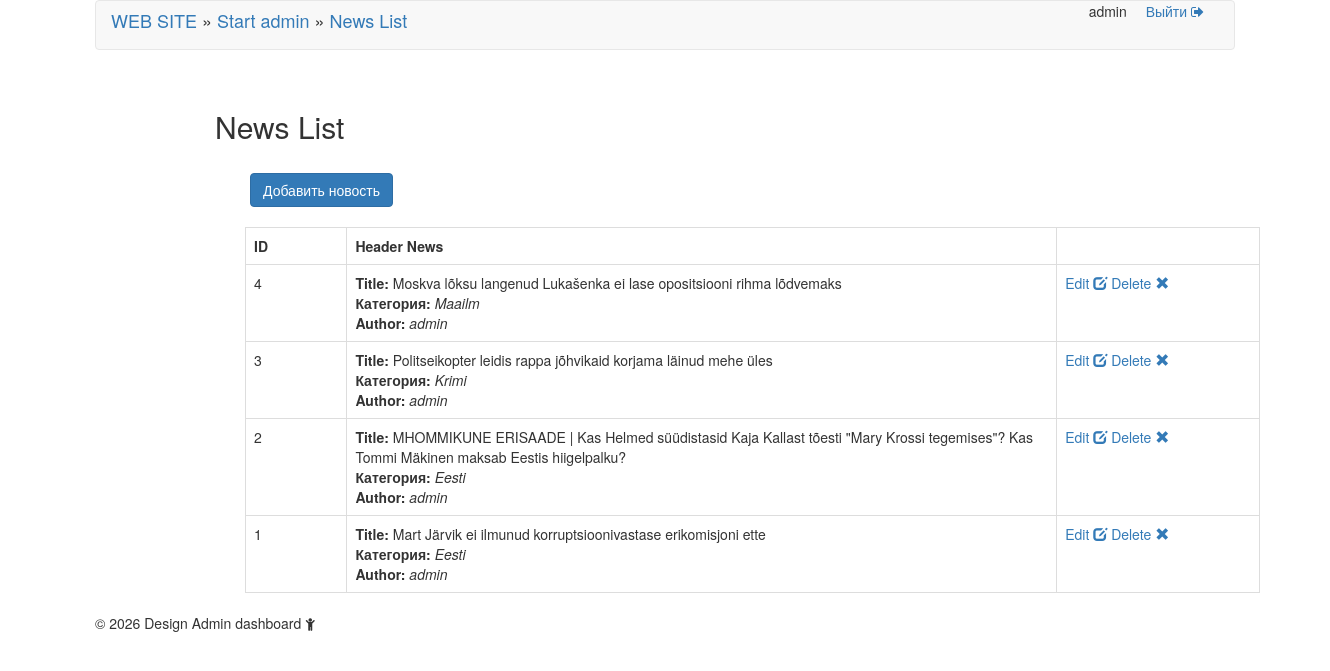
Page /admin/newsAdmin (signed in) on the committed database.
### tables this page shows
CREATE TABLE `news` (
  `id`          INT          NOT NULL AUTO_INCREMENT,
  `title`       VARCHAR(255) NOT NULL,
  `text`        TEXT         NOT NULL,
  `picture`     MEDIUMBLOB   NOT NULL,
  `category_id` INT          NOT NULL,
  `user_id`     INT          NOT NULL,
  `created_at`  DATETIME     NOT NULL DEFAULT CURRENT_TIMESTAMP,
  PRIMARY KEY (`id`),
  KEY `category_id` (`category_id`),
  KEY `user_id` (`user_id`),
  CONSTRAINT `news_ibfk_1` FOREIGN KEY (`category_id`) REFERENCES `category` (`id`)
    ON DELETE RESTRICT ON UPDATE RESTRICT,
  CONSTRAINT `news_ibfk_2` FOREIGN KEY (`user_id`) REFERENCES `users` (`id`)
    ON DELETE RESTRICT ON UPDATE RESTRICT
);

CREATE TABLE `category` (
  `id`   INT          NOT NULL AUTO_INCREMENT,
  `name` VARCHAR(50)  NOT NULL,
  PRIMARY KEY (`id`)
);

CREATE TABLE `users` (
  `id`                INT          NOT NULL AUTO_INCREMENT,
  `username`          VARCHAR(100) NOT NULL,
  `job`               VARCHAR(100) NULL,
  `email`             VARCHAR(50)  NOT NULL,
  `login`             VARCHAR(20)  NULL,
  `password`          VARCHAR(255) NOT NULL,
  `status`            VARCHAR(20)  NOT NULL DEFAULT 'user',
  `registration_date` DATE         NOT NULL,
  PRIMARY KEY (`id`),
  UNIQUE KEY `email` (`email`)
);

### admin/controllerAdmin/controllerAdmin.php (called while the page is built, shortened)
<?php
class controllerAdmin {
    public static function render(string $view, array $data = []): void {
        extract($data);
        include __DIR__ . '/../viewAdmin/' . $view . '.php';
        $content = ob_get_clean();
        include __DIR__ . '/../viewAdmin/templates/layout.php';
    }
}

### admin/controllerAdmin/controllerAdminNews.php (called while the page is built, shortened)
<?php
class controllerAdminNews {
    public static function NewsList(): void {
        controllerAdmin::render('newsList', ['arr' => modelAdminNews::getNewsList()]);
    }
}

### admin/index.php (called while the page is built, shortened)
<?php
require_once __DIR__ . '/../inc/Database.php';
require_once __DIR__ . '/controllerAdmin/controllerAdmin.php';
require_once __DIR__ . '/controllerAdmin/controllerAdminNews.php';
require_once __DIR__ . '/routeAdmin/routingAdmin.php';

### inc/Database.php (called while the page is built, shortened)
<?php
class Database {
    private ?PDO $conn = null;
    private string $host     = 'db';
    private string $user     = 'root';
    private string $password = 'root';
    private string $baseName = 'NewsPortal';
    public function connect(): PDO {
        if (!$this->conn) {
            try {
                $this->conn = new PDO(
                    'mysql:host=' . $this->host . ';dbname=' . $this->baseName . ';charset=utf8mb4',
                    $this->user,
                    $this->password,
                    [
                        PDO::ATTR_ERRMODE            => PDO::ERRMODE_EXCEPTION,
                        PDO::ATTR_DEFAULT_FETCH_MODE => PDO::FETCH_ASSOC,
                        PDO::ATTR_EMULATE_PREPARES   => false,
                    ]
                );
            } catch (PDOException $e) {
                die('Connection failed ' . $e->getMessage());
            }
        }
        return $this->conn;
    }
    private function run(string $query, array $params): PDOStatement {
        $stmt = $this->conn->prepare($query);
        $stmt->execute();
        return $stmt;
    }
    public function getAll(string $query, array $params = []): array {
        return $this->run($query, $params)->fetchAll();
    }
}

### admin/modelAdmin/modelAdminNews.php (called while the page is built, shortened)
<?php
class modelAdminNews {
    public static function getNewsList(): array {
        $db = new Database();
        return $db->getAll(
            'SELECT n.id, n.title, c.name, u.username
             FROM news n
             JOIN category c ON n.category_id = c.id
             JOIN users u    ON n.user_id = u.id
             ORDER BY n.created_at DESC, n.id DESC'
        );
    }
}

### admin/viewAdmin/newsList.php (the view)
<h2>News List</h2>
<div class="container" style="min-height:400px;">
    <div style="margin:20px;">
        <a class="btn btn-primary" href="newsAdd" role="button">Добавить новость</a>
    </div>
    <div class="col-md-11">
        <table class="table table-bordered table-responsive">
            <tr>
                <th width="10%">ID</th>
                <th width="70%">Header News</th>
                <th width="20%"></th>
            </tr>
            <?php foreach ($arr as $row): ?>
            <tr>
                <td><?= (int)$row['id'] ?></td>
                <td>
                    <b>Title:</b> <?= htmlspecialchars($row['title']) ?><br>
                    <b>Категория:</b> <i><?= htmlspecialchars($row['name']) ?></i><br>
                    <b>Author:</b> <i><?= htmlspecialchars($row['username']) ?></i>
                </td>
                <td>
                    <a href="newsEdit?id=<?= (int)$row['id'] ?>">Edit <span class="glyphicon glyphicon-edit" aria-hidden="true"></span></a>
                    <a href="newsDel?id=<?= (int)$row['id'] ?>">Delete <span class="glyphicon glyphicon-remove" aria-hidden="true"></span></a>
                </td>
            </tr>
            <?php endforeach; ?>
        </table>
    </div>
</div>

### admin/routeAdmin/routingAdmin.php
<?php
$uri  = parse_url($_SERVER['REQUEST_URI'], PHP_URL_PATH);
$path = substr($uri, strrpos($uri, '/') + 1);
if ($path === '' || $path === 'index' || $path === 'index.php') {
    controllerAdmin::formLoginSite();
}
elseif ($path === 'login') {
    controllerAdmin::loginAction();
}
elseif ($path === 'logout') {
    controllerAdmin::logoutAction();
}
elseif ($path === 'newsAdmin') {
    controllerAdminNews::NewsList();
}
elseif ($path === 'newsAdd') {
    controllerAdminNews::newsAddForm();
}
elseif ($path === 'newsAddResult') {
    controllerAdminNews::newsAddResult();
}
elseif ($path === 'newsEdit' && isset($_GET['id'])) {
    controllerAdminNews::newsEditForm((int)$_GET['id']);
}
elseif ($path === 'newsEditResult' && isset($_GET['id'])) {
    controllerAdminNews::newsEditResult((int)$_GET['id']);
}
elseif ($path === 'newsDel' && isset($_GET['id'])) {
    controllerAdminNews::newsDeleteForm((int)$_GET['id']);
}
elseif ($path === 'newsDelResult' && isset($_GET['id'])) {
    controllerAdminNews::newsDeleteResult((int)$_GET['id']);
}
else {
    controllerAdmin::error404();
}

### admin/viewAdmin/templates/layout.php (shortened to what this page needs)
<!DOCTYPE html>
<html>
<head>
    <link href="public/css/bootstrap.css" rel="stylesheet">
    <link href="public/css/mystyle.css" rel="stylesheet">
    <link href="public/css/font-awesome.min.css" rel="stylesheet">
</head>
<body>
<div class="container">
    <?php if (isset($_SESSION['userId'])): ?>
    <div class="header clearfix">
        <nav class="navbar navbar-default">
            <div class="container-fluid">
                <ul class="nav nav-pills pull-right">
                    <li role="button"><?= htmlspecialchars($_SESSION['name']) ?>
                        <a href="logout" style="display: inline;">Выйти <i class="fa fa-sign-out"></i></a>
                    </li>
                </ul>
                <?php if (($_SESSION['status'] ?? '') === 'admin'): ?>
                    <h4>
                        <a href="../" target="_blank">WEB SITE</a>
                        &#187; <a href="./">Start admin</a>
                        &#187; <a href="newsAdmin">News List</a>
                    </h4>
                <?php else: ?>
                    <h4>У вас нет прав!</h4>
                <?php endif; ?>
            </div>
        </nav>
    </div>
    <?php endif; ?>
    <div id="content" style="padding-top:20px;">
        <?= $content ?? '' ?>
    </div>
    <footer class="footer">
        <p>&copy; <?= date('Y') ?> Design Admin dashboard <i class="fa fa-child"></i></p>
    </footer>
</div>
</body>
</html>

### admin/public/css/mystyle.css (style rules this page uses)
#content { margin:0 auto; width:900px; }
ul { list-style:none; }

### rows in the picture
news: id "4", title "Moskva lõksu langenud Lukašenka ei lase opositsiooni rihma lõdvemaks", category.name "Maailm", user.username "admin"
news: id "3", title "Politseikopter leidis rappa jõhvikaid korjama läinud mehe üles", category.name "Krimi", user.username "admin"
news: id "2", title "MHOMMIKUNE ERISAADE | Kas Helmed süüdistasid Kaja Kallast tõesti \"Mary Krossi tegemises\"? Kas Tommi Mäkinen maksab Eestis hiigelpalku?", category.name "Eesti", user.username "admin"
news: id "1", title "Mart Järvik ei ilmunud korruptsioonivastase erikomisjoni ette", category.name "Eesti", user.username "admin"

### other values in the picture
$_SESSION['name'] "admin"
